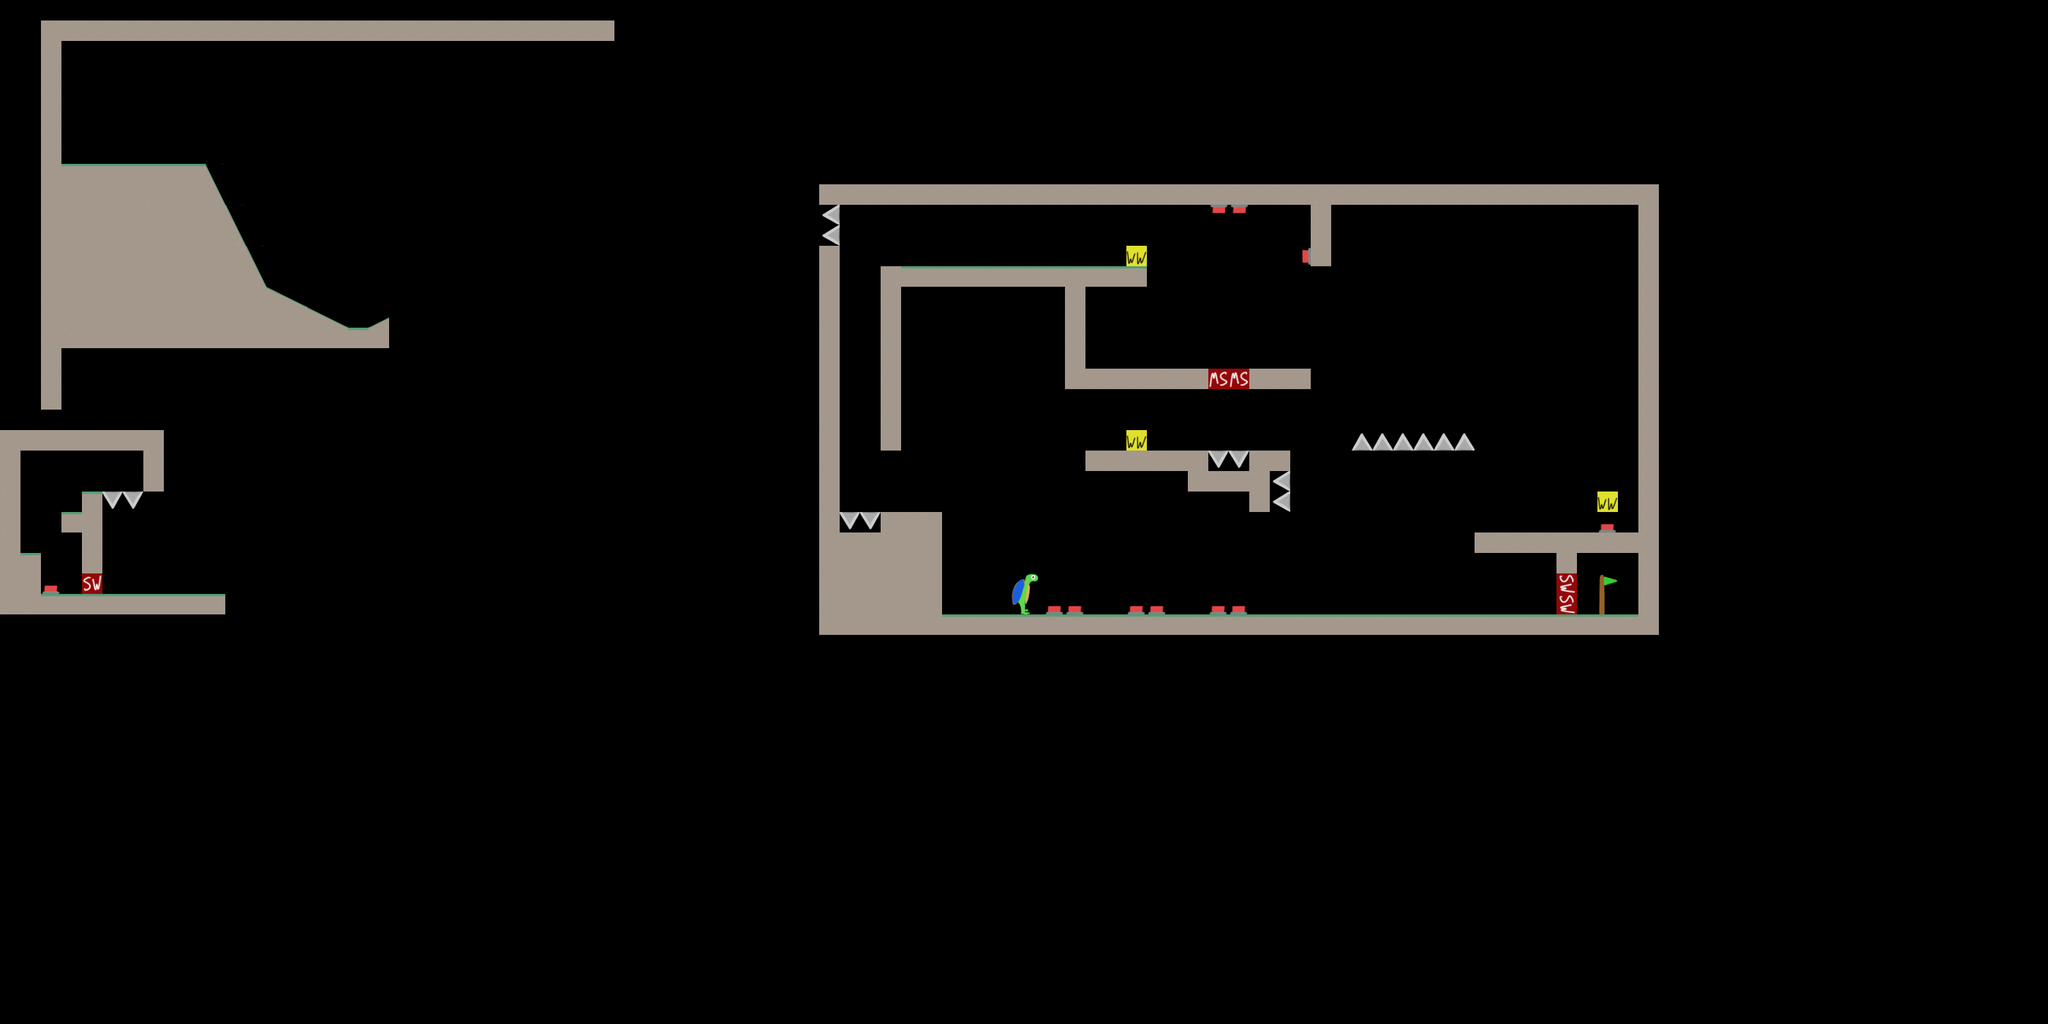

This game map was drawn from its Tiled (.tmx) file and the tilesets committed beside it. A one-line description and the trimmed map source follow:
An orthogonal 100x50 tile map with 32x32 px tiles, 1 tile layer (Tile Layer 1).

<map version="1.10" tiledversion="1.10.2" orientation="orthogonal" renderorder="right-down" width="100" height="50" tilewidth="32" tileheight="32" infinite="0" nextlayerid="2" nextobjectid="1">
 <tileset firstgid="1" source="placeholder_tile.tsx" />
 <layer id="1" name="Tile Layer 1" width="100" height="50">
  <data>[5000 cells, 426 non-empty, 18 distinct tile ids]</data>
 </layer>
</map>
